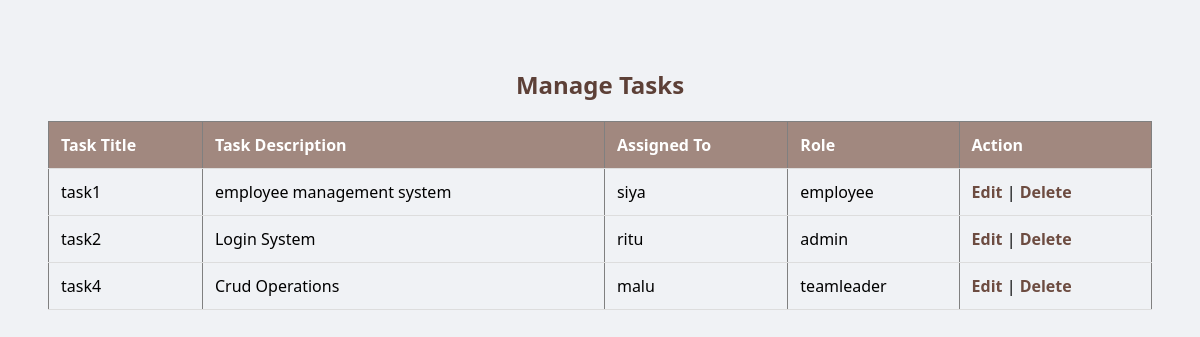
The app's page /view/manage_task.php (signed in) with its own data.
### tables this page shows
CREATE TABLE `tasks` (
  `id` int(20) NOT NULL,
  `title` varchar(255) NOT NULL,
  `description` text NOT NULL,
  `assigned_to` int(255) NOT NULL
);

CREATE TABLE `users` (
  `id` int(20) NOT NULL,
  `name` varchar(255) NOT NULL,
  `email` varchar(200) NOT NULL,
  `password` varchar(255) NOT NULL,
  `role` enum('admin','teamleader','employee','','') NOT NULL
);

### view/manage_task.php (the view, shortened to what this page needs)
<?php
$db = new Database();
$conn = $db->connect();
$sql = "SELECT t.id, t.title, t.description, u.name AS assigned_user, u.role AS assigned_role
FROM tasks t
LEFT JOIN users u ON t.assigned_to = u.id
ORDER BY t.id ASC";
$result = $conn->query($sql);
?>
<!DOCTYPE html>
<html>
<head>
</head>
<body>
    <h2>Manage Tasks</h2>
    <table border="1" cellpadding="10" cellspacing="0">
  <tr>
    <th>Task Title</th>
    <th>Task Description</th>
    <th>Assigned To</th>
    <th>Role</th>
    <th>Action</th>
  </tr>
  <?php if ($result && $result->num_rows > 0): ?>
    <?php while ($row = $result->fetch_assoc()): ?>
      <tr>
        <td><?php echo htmlspecialchars($row['title']); ?></td>
        <td><?php echo htmlspecialchars($row['description']); ?></td>
        <td><?php echo htmlspecialchars($row['assigned_user'] ?? 'Unassigned'); ?></td>
        <td><?php echo htmlspecialchars($row['assigned_role'] ?? 'N/A'); ?></td>
          <td class="action-buttons">
       <a href="task_edit.php?id=<?= $row['id'] ?>">Edit</a> |
      <a href="delete_task.php?id=<?= $row['id'] ?>" onclick="return confirm('Delete this user?')">Delete</a>
    </td>
      </tr>
     <?php endwhile; ?>
  <?php else: ?>
    <tr><td colspan="2" style="text-align:center;">No tasks found.</td></tr>
  <?php endif; ?>
</table>
</body>
</html>

### view/manage_task.php (style rules this page uses)
body { font-family: 'Segoe UI', sans-serif; background-color: #f0f2f5; padding: 40px; }
h2 { text-align: center; color: #5d4037; margin-bottom: 20px; }
table { width: 100%; border-collapse: collapse; margin-top: 15px; }
th, td { text-align: left; padding: 12px; border-bottom: 1px solid #ddd; }
th { background-color: #a1887f; color: white; }
a { color: #6d4c41; text-decoration: none; font-weight: bold; }

### records on screen
tasks: title "task1", description "employee management system", assigned_to.name "siya", assigned_to.role "employee"
tasks: title "task2", description "Login System", assigned_to.name "ritu", assigned_to.role "admin"
tasks: title "task4", description "Crud Operations", assigned_to.name "malu", assigned_to.role "teamleader"
